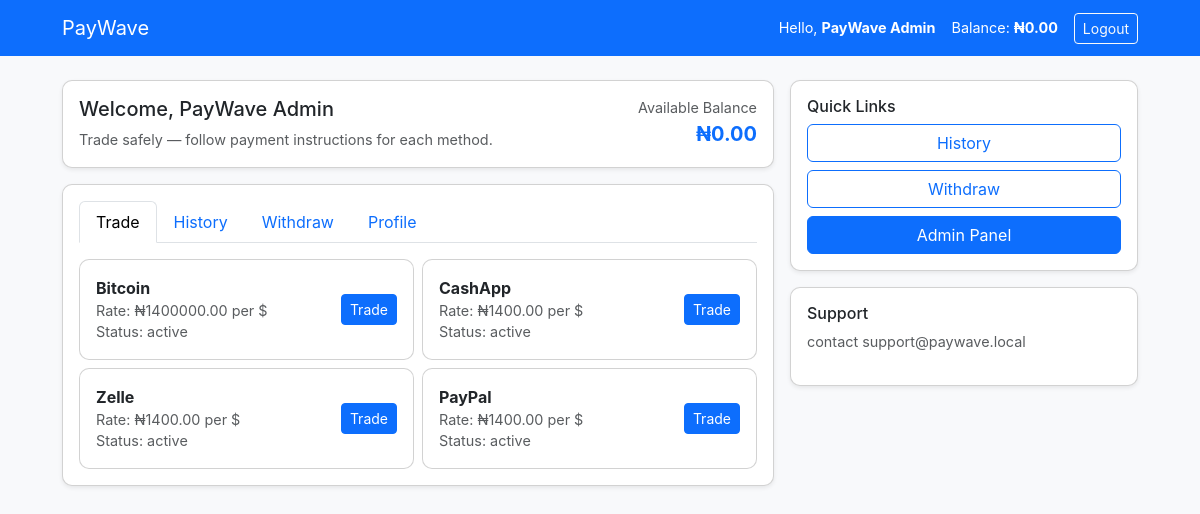
/dashboard (signed in), run on an earlier commit of the app's database.
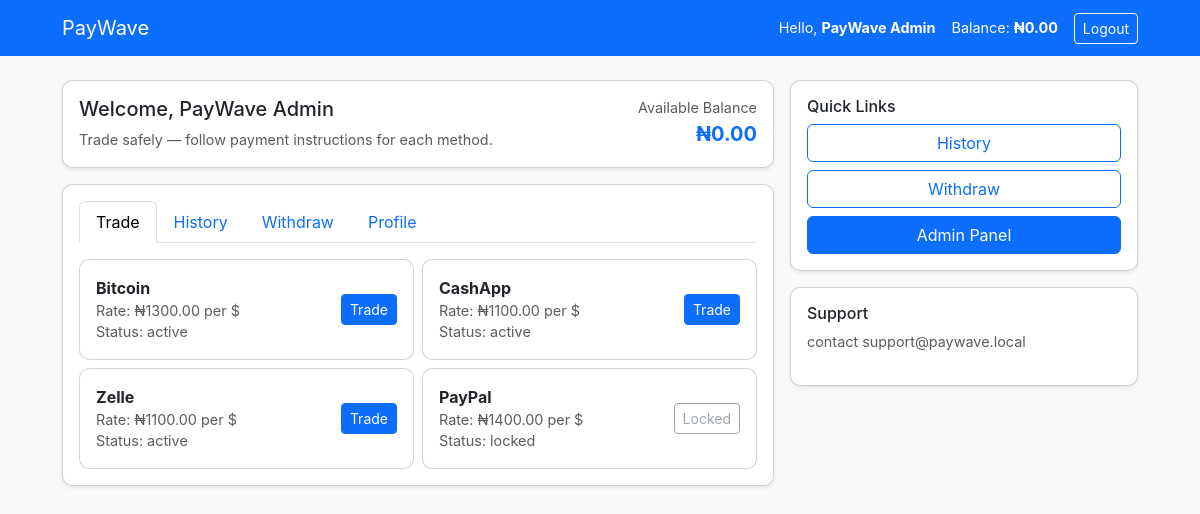
And on a later commit of the database.
### tables this page shows
CREATE TABLE rates(
        id INTEGER PRIMARY KEY AUTOINCREMENT,
        method TEXT UNIQUE,
        rate_ngn_per_usd REAL,
        tag TEXT,
        status TEXT DEFAULT 'active'
    );

### app.py (the view)
@app.route("/dashboard")
def dashboard():
    if not session.get("user_id"):
        return redirect(url_for("login"))
    db = get_db()
    rates = db.execute("SELECT * FROM rates WHERE status IN ('active','locked')").fetchall()
    trades = db.execute("SELECT * FROM trades WHERE user_id=? ORDER BY created_at DESC", (session["user_id"],)).fetchall()
    withdrawals = db.execute("SELECT * FROM withdrawals WHERE user_id=? ORDER BY created_at DESC", (session["user_id"],)).fetchall()
    user = db.execute("SELECT id,email,name,balance_ngn FROM users WHERE id=?", (session["user_id"],)).fetchone()
    return render_template("dashboard.html", rates=rates, trades=trades, withdrawals=withdrawals, user=user)

### app.py (called while the page is built)
def get_db():
    if "db" not in g:
        g.db = sqlite3.connect(DB)
        g.db.row_factory = sqlite3.Row
    return g.db

@app.context_processor
def inject_user():
    uid = session.get("user_id")
    if not uid:
        return dict(current_user=None, is_admin=False)
    db = get_db()
    row = db.execute("SELECT id,email,name,balance_ngn,role FROM users WHERE id=?", (uid,)).fetchone()
    if not row:
        return dict(current_user=None, is_admin=False)
    return dict(current_user=row, is_admin=(row["role"]=="admin"))

### templates/dashboard.html (shortened to what this page needs)
{% extends "base.html" %}
{% block content %}
<div class="row g-3">
  <div class="col-md-8">
    <div class="card mb-3 shadow-sm p-3">
      <div class="d-flex justify-content-between">
        <div>
          <h5>Welcome, {{ user.name or user.email }}</h5>
          <div class="small text-muted">Trade safely — follow payment instructions for each method.</div>
        </div>
        <div class="text-end">
          <div class="small text-muted">Available Balance</div>
          <div style="font-size:20px;font-weight:700;color:#0d6efd">₦{{ '%.2f'|format(user.balance_ngn) }}</div>
        </div>
      </div>
    </div>
    <div class="card p-3 mb-3 shadow-sm">
      <ul class="nav nav-tabs">
        <li class="nav-item"><a class="nav-link active" data-bs-toggle="tab" href="#trade">Trade</a></li>
        <li class="nav-item"><a class="nav-link" data-bs-toggle="tab" href="#history">History</a></li>
        <li class="nav-item"><a class="nav-link" data-bs-toggle="tab" href="#withdraw">Withdraw</a></li>
        <li class="nav-item"><a class="nav-link" data-bs-toggle="tab" href="#profile">Profile</a></li>
      </ul>
      <div class="tab-content mt-3">
        <div class="tab-pane show active" id="trade">
          <div class="row g-2">
            {% for r in rates %}
              <div class="col-md-6">
                <div class="card">
                  <div class="card-body d-flex justify-content-between align-items-center">
                    <div>
                      <div class="fw-bold">{{ r['method'] }}</div>
                      <div class="small text-muted">Rate: ₦{{ '%.2f'|format(r['rate_ngn_per_usd']) }} per $</div>
                      <div class="small text-muted">Status: {{ r['status'] }}</div>
                    </div>
                    <div>
                      {% if r['status']=='active' %}
                        <button class="btn btn-primary btn-sm" data-bs-toggle="modal" data-bs-target="#tradeModal" data-method="{{ r['method'] }}">Trade</button>
                      {% else %}
                        <button class="btn btn-outline-secondary btn-sm" disabled>Locked</button>
                      {% endif %}
                    </div>
                  </div>
                </div>
              </div>
            {% endfor %}
          </div>
        </div>
      </div>
    </div>
  </div>
  <div class="col-md-4">
    <div class="card shadow-sm p-3 mb-3">
      <h6>Quick Links</h6>
      <div class="d-grid gap-2">
        <a class="btn btn-outline-primary" href="#history" onclick="bootstrap.Tab.getOrCreateInstance(document.querySelector('[href=\"#history\"]')).show()">History</a>
        <a class="btn btn-outline-primary" href="#withdraw" onclick="bootstrap.Tab.getOrCreateInstance(document.querySelector('[href=\"#withdraw\"]')).show()">Withdraw</a>
        {% if is_admin %}<a class="btn btn-primary" href="/admin">Admin Panel</a>{% endif %}
      </div>
    </div>
    <div class="card shadow-sm p-3">
      <h6>Support</h6>
      <p class="small text-muted">contact support@paywave.local</p>
    </div>
  </div>
</div>
{% endblock %}

What changed in the data, as far as the page shows it:
changed rates "Bitcoin": rate_ngn_per_usd "1400000.00" → "1300.00"
changed rates "CashApp": rate_ngn_per_usd "1400.00" → "1100.00"
changed rates "Zelle": rate_ngn_per_usd "1400.00" → "1100.00"
changed rates "PayPal": status "active" → "locked"; status "Trade" → "Locked"
